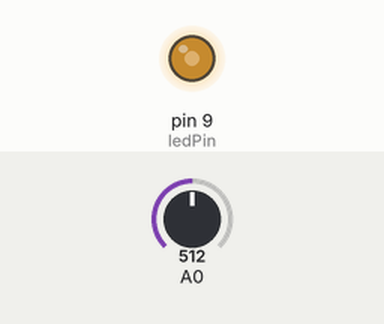
The sketch below on a simulated Arduino Uno, built with avr-gcc and run on an emulated ATmega328P. Shown: output pins drawn as LEDs (lit = HIGH). The test bench sets the inputs (shaded band); at power-on: A0 = 512.

Above: at 1.2 s.
1.3 s: A0 set to 716
At 1.8 s:
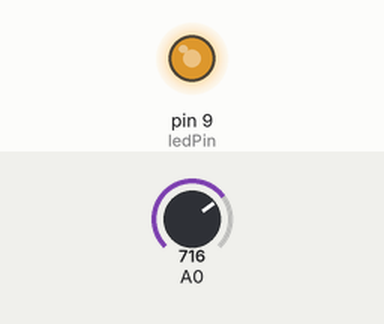
2.8 s: A0 set to 900
At 4.0 s:
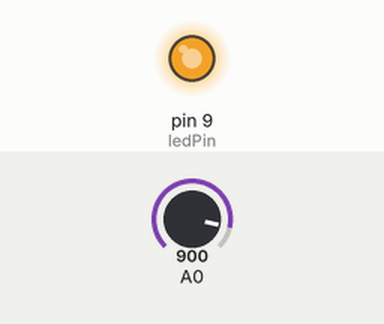
4.3 s: A0 set to 122
At 5.3 s:
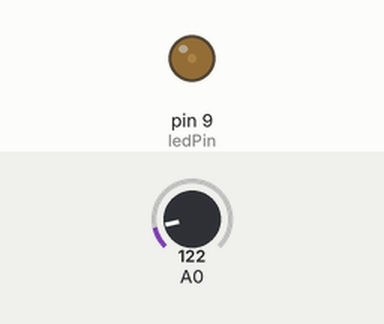
5.8 s: A0 set to 0
At 6.5 s:
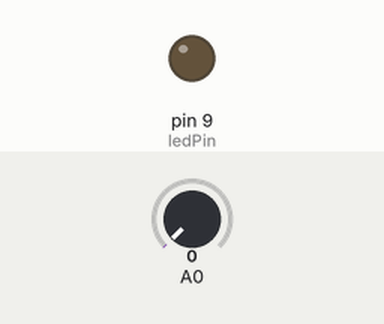
Timing chart, 0 to 8.3 s (numbered marks = the images above; inputs shaded):
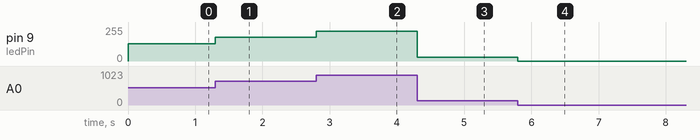

Measured:
- after the input at 1.3 s, pin 9 (ledPin): 128/255 → 179/255 at once
- after the input at 2.8 s, pin 9 (ledPin): 179/255 → 225/255 at once
- after the input at 4.3 s, pin 9 (ledPin): 225/255 → 30/255 at once
- after the input at 5.8 s, pin 9 (ledPin): 30/255 → 0/255 at once

The sketch:

lab1part4.ino
```cpp
//Part 4
const int ledPin = 9;
void setup() {
  Serial.begin(9600);
  pinMode(ledPin, OUTPUT);
}


void loop() {
  double voltAve = 0.;
  int numAve = 1;
    for (int i = 0; i < numAve; i++){
    int sensorValue = analogRead(A0);
    voltAve += sensorValue;
  }
    voltAve = voltAve/numAve;
  analogWrite(ledPin, voltAve/4);
}
```
